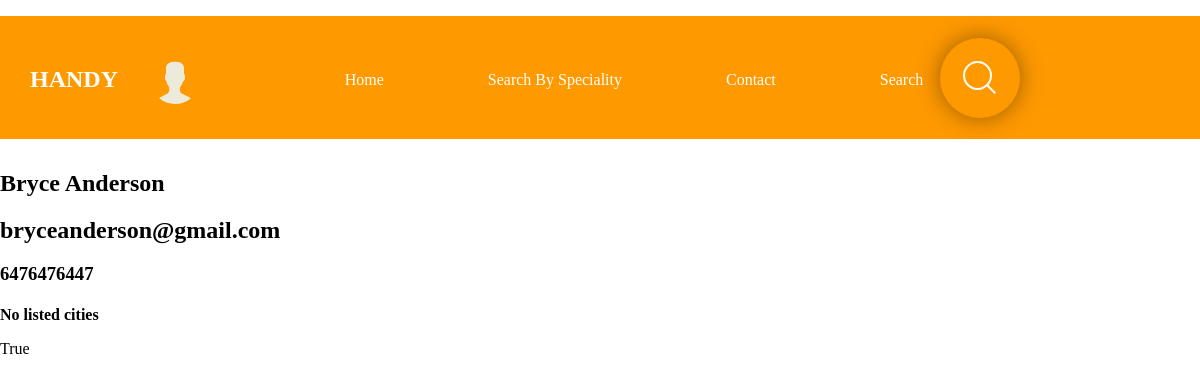
The page /contractor/2 (signed in) on the database its author committed.
### handy/models.py (models this page shows, shortened)
class Contractor(models.Model):
    name = models.CharField(max_length = 100)
    phone = models.CharField(max_length = 100)
    email = models.TextField(max_length=100, help_text='Enter email')
    city = models.ManyToManyField(City) #if needed put "through = 'Location'"
    image = models.ImageField(upload_to='images', null = True)

### handy/views.py (the view)
# urls.py: path('contractor/<int:ID>', dynamic_lookup_view, name='dynamic_lookup_view'),
def dynamic_lookup_view(request,ID):
  card = None
  if request.user.is_authenticated:
    is_user = True
  else:
    is_user= False
  if (is_user):
    print("thats a user")
    contractor = Contractor.objects.get(id = ID)
    contractor_city = Contractor.city.through.objects.only("city_id").filter(contractor_id=ID)
    city_ids = []
    for c in contractor_city:
      city_ids.append(c.city_id)
    all_cities=[]
    for c in city_ids:
      all_cities.append((City.objects.only("name").get(id=c)).name)
    card = Card(contractor.id,contractor.name, contractor.email, contractor.phone, all_cities, contractor.image, None)
  context={
    "user": is_user,
    "data": card
  }
  return render(request, 'contractor_page.html', context)

### handy/templatetags/custom_tags.py (called while the page is built)
@register.filter
def print_list(listy):
    if (isinstance(listy, list)):
        if (len(listy)==0):
            return "No listed cities"
        else:
            between = ", "
            return (between.join(listy))
    else:
        new_list=listy.split(">")
        for i in new_list:
            i.replace('<City: ', '')
            i.replace('>', '')
        return new_list

### templates/contractor_page.html (shortened to what this page needs)
{% extends 'base.html' %}
{% load static %}
{% load custom_tags %}
{% block mainpage %}
{% if user %}
    <link rel="stylesheet" href="/static/contractor_page.css?{% now "U" %}"/>
    <div>
    {% if data %}
    <h1>{{data.name}}</h1>
    <h2>{{data.phone}}</h2>
    <h3>{{data.email}}</h3>
    <h4>{{data.cities|print_list}}</h4>
    {% endif %}
    <p>{{user}}</p>
    </div>
{% endif %}
{% endblock %}

### static/style.css (style rules this page uses)
body { margin: 0; padding: 0; font-family: 'Calibri', serif; }

### static/contractor_page.css (style rules this page uses)
:root { --height: 20px; }
div { color: black; font-size: 14; }
h1 { margin-bottom:(var(--height)); }
h2 { margin-bottom:(var(--height)); }
h3 { margin-bottom:(var(--height)); }
h4 { margin-bottom:(var(--height)); }

### rows shown on the page
Contractor: name "Bryce Anderson", phone "bryceanderson@gmail.com", email "6476476447"

### other values the page prints
{{ data.cities|print_list }} "No listed cities"
{{ user }} "True"
